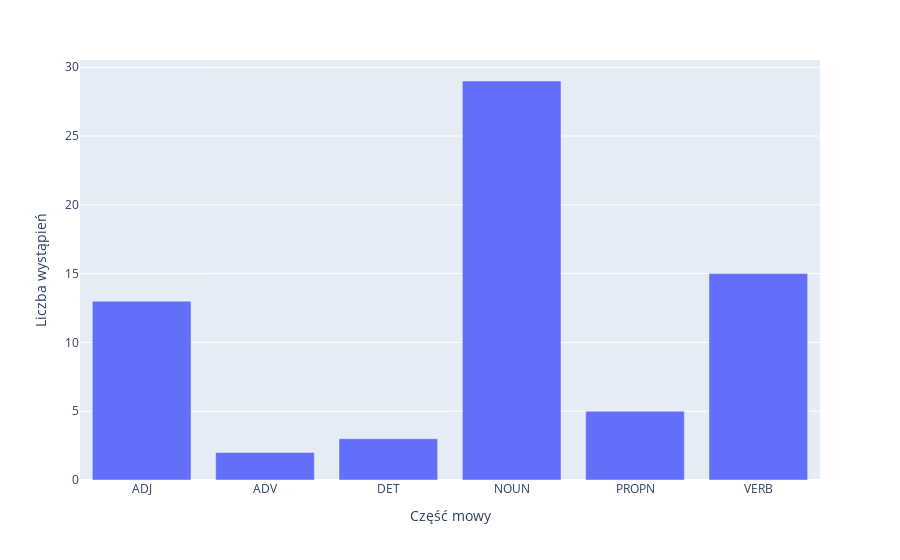

Notebook code for this chart:
### Code cell
pos_df = df.groupby('POS').count().reset_index()
fig = px.bar(pos_df, x="POS", y="Text", barmode="group", labels={
    'POS': 'Część mowy',
    'Text': 'Liczba wystąpień',
})
fig.write_image("images/pos.png")
fig.show()

### Figure 1 — Plotly figure (JSON) as saved in the notebook; plotly's stock layout.template omitted (floating-point values rounded to 4 significant figures)
{"data": [{"alignmentgroup": "True", "hovertemplate": "Część mowy=%{x}<br>Liczba wystąpień=%{y}<extra></extra>", "legendgroup": "", "marker": {"color": "#636efa", "pattern": {"shape": ""}}, "name": "", "offsetgroup": "", "orientation": "v", "showlegend": false, "textposition": "auto", "x": ["ADJ", "ADV", "DET", "NOUN", "PROPN", "VERB"], "xaxis": "x", "y": [13, 2, 3, 29, 5, 15], "yaxis": "y", "type": "bar"}], "layout": {"xaxis": {"anchor": "y", "domain": [0.0, 1.0], "title": {"text": "Część mowy"}}, "yaxis": {"anchor": "x", "domain": [0.0, 1.0], "title": {"text": "Liczba wystąpień"}}, "legend": {"tracegroupgap": 0}, "margin": {"t": 60}, "barmode": "group"}}
